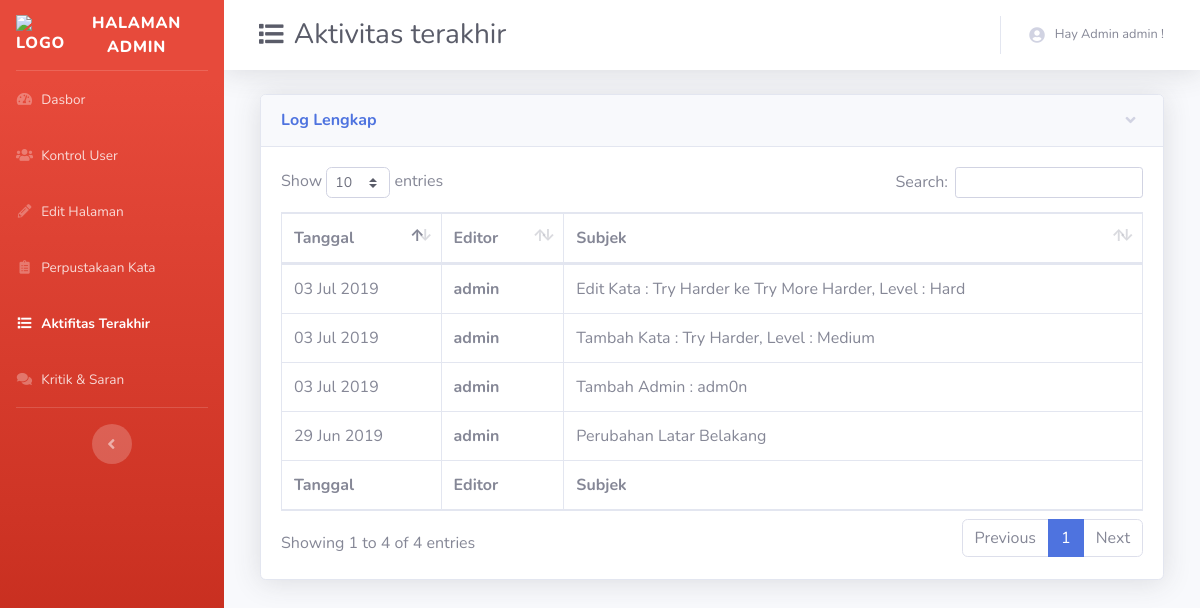
Before: /log.php (signed in) with the older database file.
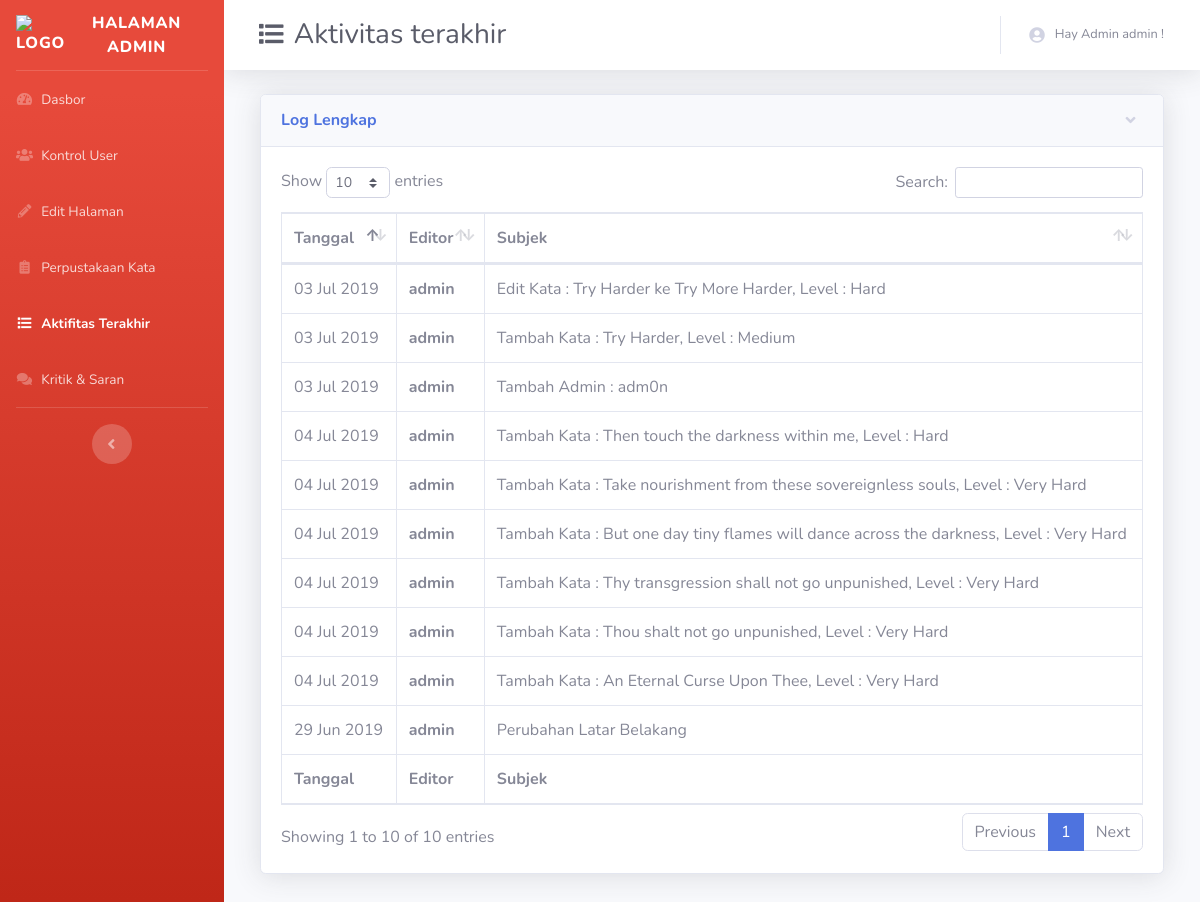
After: the same page with the newer database file.
### tables this page shows
CREATE TABLE `user` (
  `id` int(11) NOT NULL,
  `username` varchar(30) NOT NULL,
  `password` varchar(30) NOT NULL,
  `level` int(11) NOT NULL,
  `email` varchar(100) DEFAULT NULL,
  `ftname` varchar(50) DEFAULT NULL,
  `lsname` varchar(50) DEFAULT NULL,
  `temp` varchar(10) DEFAULT NULL,
  `exp_temp` varchar(50) DEFAULT NULL,
  `last_login` varchar(50) NOT NULL
);

CREATE TABLE `log` (
  `id` int(11) NOT NULL,
  `tgl` varchar(100) NOT NULL,
  `admin` int(11) NOT NULL,
  `body` varchar(100) NOT NULL
);

### log.php (the view, shortened to what this page needs)
<?php include 'connect.php';
$page = 5;
?>
<!DOCTYPE html>
<html lang="en">
<head>
  <?php include 'partials/head.php'; ?>
</head>
<body id="page-top">
  <div id="wrapper">
    <?php include 'partials/sidebar.php'; ?>
    <div id="content-wrapper" class="d-flex flex-column">
      <div id="content">
        <?php include 'partials/navbar.php'; ?>
        <div class="container-fluid">
<?php if($lvlusr == 1){ ?>
          <div class="row">
            <div class="col-lg-12 mb-4">
            <div class="col-lg-12 mb-4">
              <div class="card shadow mb-4">
                <a href="#collapseCardExample" class="d-block card-header py-3" data-toggle="collapse" role="button" aria-expanded="true" aria-controls="collapseCardExample">
                  <h6 class="m-0 font-weight-bold text-primary">Log Lengkap</h6>
                </a>
                <div class="collapse show" id="collapseCardExample">
                <div class="card-body">
                <div class="table-responsive">
                <table class="table table-bordered" id="dataTable" width="100%" cellspacing="0">
                  <thead>
                    <tr>
                      <th>Tanggal</th>
                      <th>Editor</th>
                      <th>Subjek</th>
                    </tr>
                  </thead>
                  <tfoot>
                    <tr>
                      <th>Tanggal</th>
                      <th>Editor</th>
                      <th>Subjek</th>
                    </tr>
                  </tfoot>
                  <tbody>
                  <?php $log = mysqli_query($conn, "SELECT * FROM log ORDER BY id DESC");
                      while ($rou = mysqli_fetch_array($log)) { ?>
                      <tr>
                        <td><?php echo $rou['tgl']; ?></td>
                        <th><?php
                        $adm0n = $rou['admin'];
                        $editor = mysqli_query($conn, "SELECT * FROM user WHERE id = '$adm0n'");
                        $rought = mysqli_fetch_array($editor);
                         echo $rought['username']; ?></th>
                        <td><?php echo $rou['body']; ?></td>
                      </tr>
                      <?php } ?>
                </tbody>
              </table>
                </div>
              </div>
            </div>
          </div>
          <?php } ?>
        </div>
      </div>
    </div>
  </div>
    </div>
  </div>
  </div>
</body>
</html>

### partials/head.php (shortened to what this page needs)
<link href="vendor/fontawesome-free/css/all.min.css" rel="stylesheet" type="text/css">
<link href="vendor/datatables/dataTables.bootstrap4.min.css" rel="stylesheet">
<link href="css/sb-admin-2.min.css" rel="stylesheet">
<link href="css/progress-wizard.min.css" rel="stylesheet">

### partials/sidebar.php (shortened to what this page needs)
<?php
$usrid = $_SESSION['userid'];
$lvlusr = $_SESSION['lvl'];
if(!isset($usrid)){
  header('location:login.php');
}else{
?>
<ul class="navbar-nav bg-gradient-<?php if($lvlusr == 1) { echo 'danger';} else { echo 'primary';} ?> sidebar sidebar-dark accordion" id="accordionSidebar">
      <a class="sidebar-brand d-flex align-items-center justify-content-center" href="dashboard.php">
        <div class="sidebar-brand-icon">
          <img src="https://getbootstrap.com/docs/4.0/assets/brand/bootstrap-solid.svg" alt="logo" width="40" height="40">
        </div>
        <div class="sidebar-brand-text mx-3"><?php if($lvlusr == 1) { echo 'Halaman Admin';} else { echo 'English Speaking';} ?></div>
      </a>
      <hr class="sidebar-divider my-0">
<?php if($lvlusr == 1){ ?>
      <li <?php if($page == "1"){ echo "class='nav-item active'"; } else { echo "class='nav-item'"; }?>>
        <a class="nav-link" href="dashboard.php">
          <i class="fas fa-fw fa-tachometer-alt"></i>
          <span>Dasbor</span></a>
      </li>
      <li <?php if($page == "2"){ echo "class='nav-item active'"; } else { echo "class='nav-item'"; }?>>
        <a class="nav-link" href="users.php">
          <i class="fas fa-fw fa-users"></i>
          <span>Kontrol User</span></a>
      </li>
      <li <?php if($page == "3"){ echo "class='nav-item active'"; } else { echo "class='nav-item'"; }?>>
        <a class="nav-link" href="edit.php">
          <i class="fas fa-fw fa-pencil-alt"></i>
          <span>Edit Halaman</span></a>
      </li>
      <li <?php if($page == "4"){ echo "class='nav-item active'"; } else { echo "class='nav-item'"; }?>>
        <a class="nav-link" href="perpus.php">
          <i class="fas fa-fw fa-clipboard-list"></i>
          <span>Perpustakaan Kata</span></a>
      </li>
      <li <?php if($page == "5"){ echo "class='nav-item active'"; } else { echo "class='nav-item'"; }?>>
        <a class="nav-link" href="log.php">
          <i class="fas fa-fw fa-list"></i>
          <span>Aktifitas Terakhir</span></a>
      </li>
      <li <?php if($page == "6"){ echo "class='nav-item active'"; } else { echo "class='nav-item'"; }?>>
        <a class="nav-link" href="kritik.php">
          <i class="fas fa-fw fa-comments"></i>
          <span>Kritik & Saran</span></a>
      </li>
  <?php } ?>
      <hr class="sidebar-divider d-none d-md-block">
      <div class="text-center d-none d-md-inline">
        <button class="rounded-circle border-0" id="sidebarToggle"></button>
      </div>
    </ul>
  <?php } ?>

### partials/navbar.php (shortened to what this page needs)
<?php
include 'connect.php';
$username = mysqli_query($conn, "SELECT * FROM user WHERE id='$usrid'");
$username2 = mysqli_fetch_array($username);
if($lvlusr == 1){
  $tampillevel = "Admin";
}else{
  $tampillevel = "";
}
?>
<nav class="navbar navbar-expand navbar-light bg-white topbar mb-4 static-top shadow">
          <div class="d-none d-sm-inline-block mr-auto ml-md-3 my-2 my-md-0 mw-100">
            <div class="input-group">
              <h1 class="h3 mb-0 text-gray-800"><?php
              if($page == "5"){ echo "<i class='fas fa-fw fa-list fa-sm'></i> Aktivitas terakhir"; }
              if($page == "666" || $page == 555){
                if($difficult == 1 || $_SESSION['kesulitan'] == 1){
                  echo "<i class='fas fa-fw fa-smile-beam fa-sm'></i> Easy"; }
                if($difficult == 2 || $_SESSION['kesulitan'] == 2){
                  echo "<i class='fas fa-fw fa-smile fa-sm'></i> Medium"; }
                if($difficult == 3 || $_SESSION['kesulitan'] == 3){
                  echo "<i class='fas fa-fw fa-skull fa-sm'></i> Hard"; }
                if($difficult == 4 || $_SESSION['kesulitan'] == 4){
                  echo "<i class='fas fa-fw fa-skull-crossbones fa-sm'></i> Very Hard"; }
              }?></h1>
            </div>
          </div>
          <ul class="navbar-nav ml-auto">
            <li class="nav-item dropdown no-arrow">
              <a class="nav-link dropdown-toggle" href="#" id="userDropdown" role="button" data-toggle="dropdown" aria-haspopup="true" aria-expanded="false">
                <i class="fas fa-user-circle"></i><i style="margin-left: 10px;"></i>
                <span class="mr-2 d-none d-lg-inline text-gray-600 small">Hay <?php echo $tampillevel." ".$username2['username']; ?> !</span>
              </a>
            </li>
          </ul>
        </nav>

Changed rows visible on the page:
added log: tgl "04 Jul 2019", admin.username "admin", body "Tambah Kata : Then touch the darkness within me, Level : Hard"
added log: tgl "04 Jul 2019", admin.username "admin", body "Tambah Kata : Take nourishment from these sovereignless souls, Level : Very Hard"
added log: tgl "04 Jul 2019", admin.username "admin", body "Tambah Kata : But one day tiny flames will dance across the darkness, Level : Very Hard"
added log: tgl "04 Jul 2019", admin.username "admin", body "Tambah Kata : Thy transgression shall not go unpunished, Level : Very Hard"
added log: tgl "04 Jul 2019", admin.username "admin", body "Tambah Kata : Thou shalt not go unpunished, Level : Very Hard"
added log: tgl "04 Jul 2019", admin.username "admin", body "Tambah Kata : An Eternal Curse Upon Thee, Level : Very Hard"
Other visible differences:
text written by a page script: "Show entries Search: Showing 1 to 4 of 4 entries Previous 1 Next" → "Show entries Search: Showing 1 to 10 of 10 entries Previous 1 Next"
